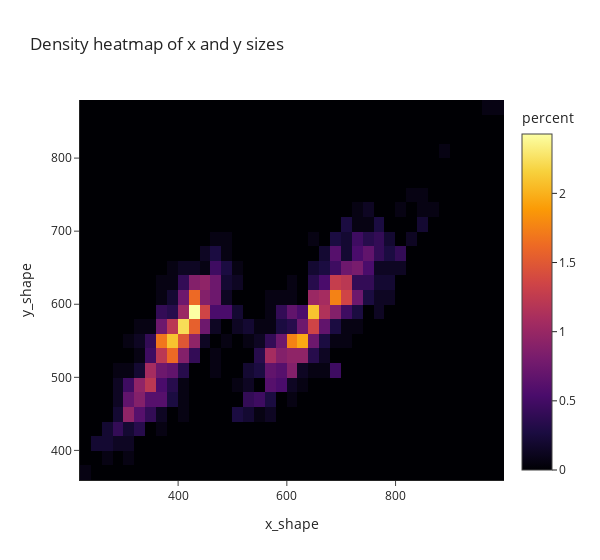

Here is the notebook cell this chart was saved with:
### Markdown cell above
> The heatmap shows that the distribution of the number of voxels (volume) differs significantly depending on the type of bone. The volume of the tibia is clearly larger than that of the radius.

### Code cell
fig = px.density_heatmap(
    data,
    x='x_shape',
    y='y_shape',
    nbinsx=50,
    nbinsy=50,
    title='Density heatmap of x and y sizes',
    color_continuous_scale='Inferno',
    histnorm='percent',
    width=600,
    )

fig.show()

### Figure 1 — Plotly figure (JSON) as saved in the notebook; plotly's stock layout.template omitted (floating-point values rounded to 4 significant figures; data arrays with more than 128 entries replaced by an {"elided": "..."} marker saying what was removed)
{"data": [{"coloraxis": "coloraxis", "histnorm": "percent", "hovertemplate": "x_shape=%{x}<br>y_shape=%{y}<br>percent=%{z}<extra></extra>", "name": "", "nbinsx": 50, "nbinsy": 50, "type": "histogram2d", "x": {"elided": "1482 int values"}, "xaxis": "x", "xbingroup": "x", "y": {"elided": "1482 int values"}, "yaxis": "y", "ybingroup": "y"}], "layout": {"coloraxis": {"colorbar": {"title": {"text": "percent"}}, "colorscale": [[0, "#000004"], [0.1111, "#1b0c41"], [0.2222, "#4a0c6b"], [0.3333, "#781c6d"], [0.4444, "#a52c60"], [0.5556, "#cf4446"], [0.6667, "#ed6925"], [0.7778, "#fb9b06"], [0.8889, "#f7d13d"], [1, "#fcffa4"]]}, "legend": {"tracegroupgap": 0}, "title": {"text": "Density heatmap of x and y sizes"}, "width": 600, "xaxis": {"anchor": "y", "domain": [0, 1], "title": {"text": "x_shape"}}, "yaxis": {"anchor": "x", "domain": [0, 1], "title": {"text": "y_shape"}}}}
